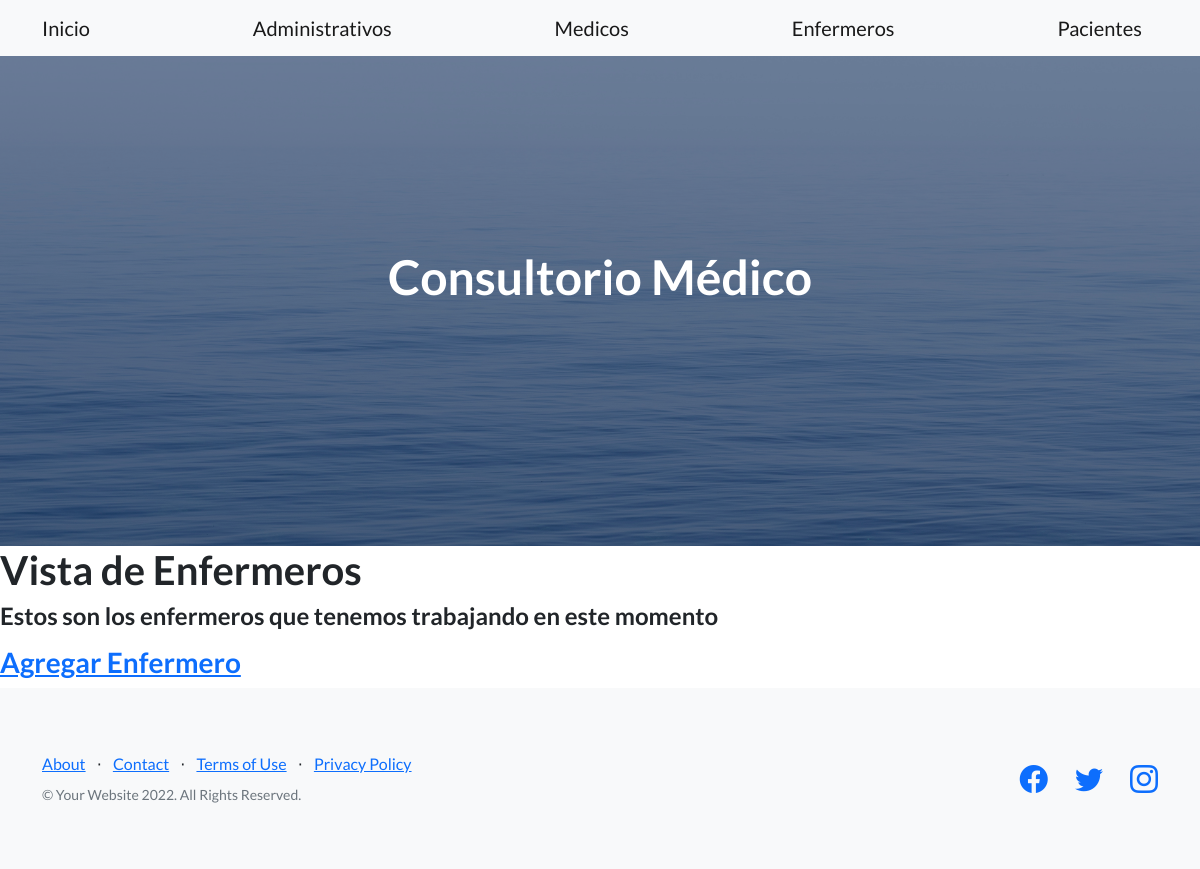
/consultorio/enfermeros/, run on an earlier commit of the app's database.
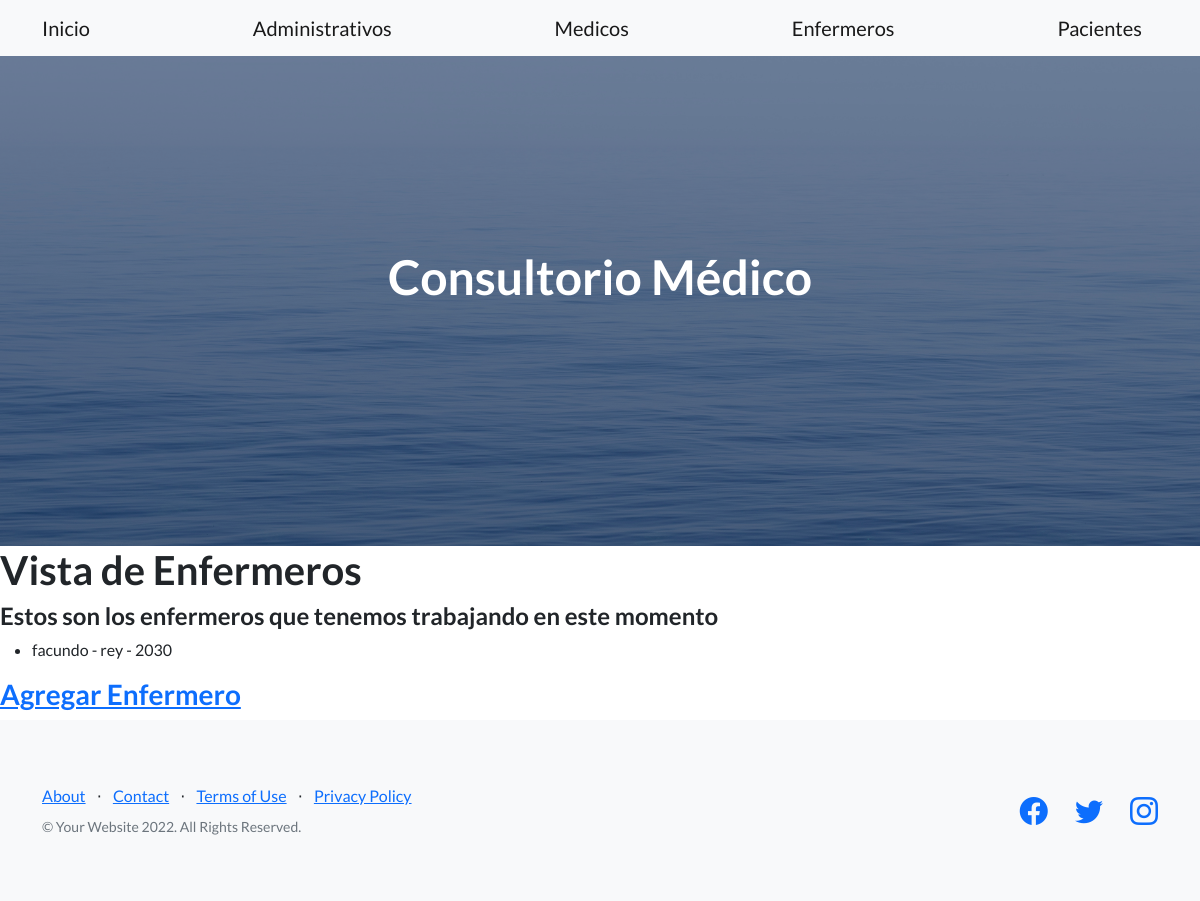
And on a later commit of the database.
### Appconsultorios/models.py (models this page shows, shortened)
class Enfermero(models.Model):
    nombre = models.CharField(max_length=50)
    apellido = models.CharField(max_length=50)
    matricula = models.IntegerField()

### Appconsultorios/views.py (the view)
# urls.py: path('enfermeros/', enfermeros,name="enfermeros"),
def enfermeros(request):
    lista=Enfermero.objects.all
    return render(request, 'enfermeros.html', {'lista_enfermeros':lista})

### Appconsultorios/Templates/enfermeros.html
{% extends 'padre.html' %}
{% load static %}
{% block contenidoQueCambia %}
    <h1>Vista de Enfermeros </h1>
    <h4>Estos son los enfermeros que tenemos trabajando en este momento</h4>
    <ul>
        {% for enfermero in lista_enfermeros %}
            <li>{{enfermero.nombre}} - {{enfermero.apellido}} - {{enfermero.matricula}}</li>
        {% endfor %}
    </ul>
    <h3>
        <a href="{% url 'enfermeroFormulario' %}">Agregar Enfermero</a>
    </h3>
{% endblock contenidoQueCambia %}

What changed in the data, as far as the page shows it:
added Enfermero: nombre "facundo", apellido "rey", matricula "2030"
